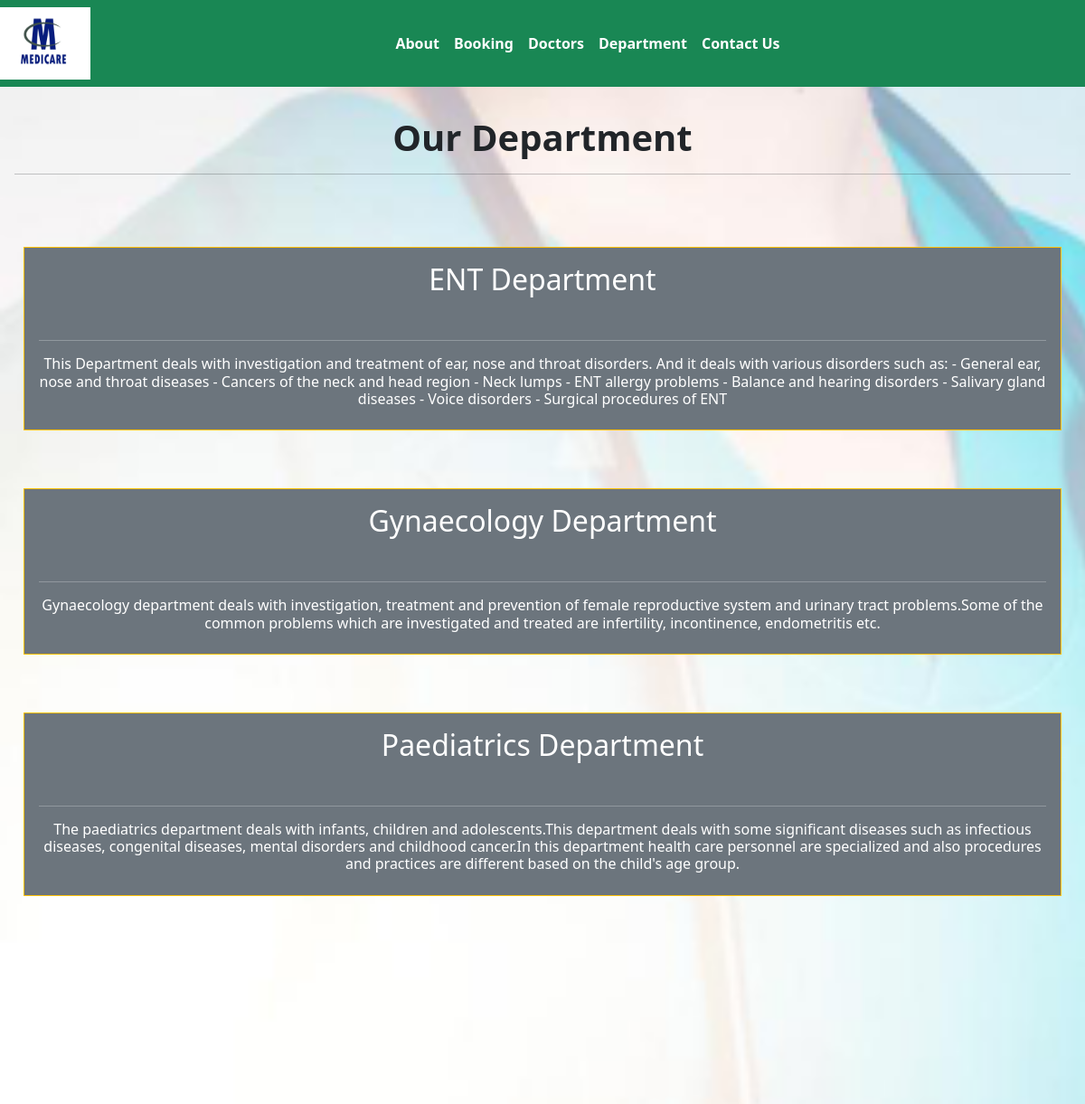
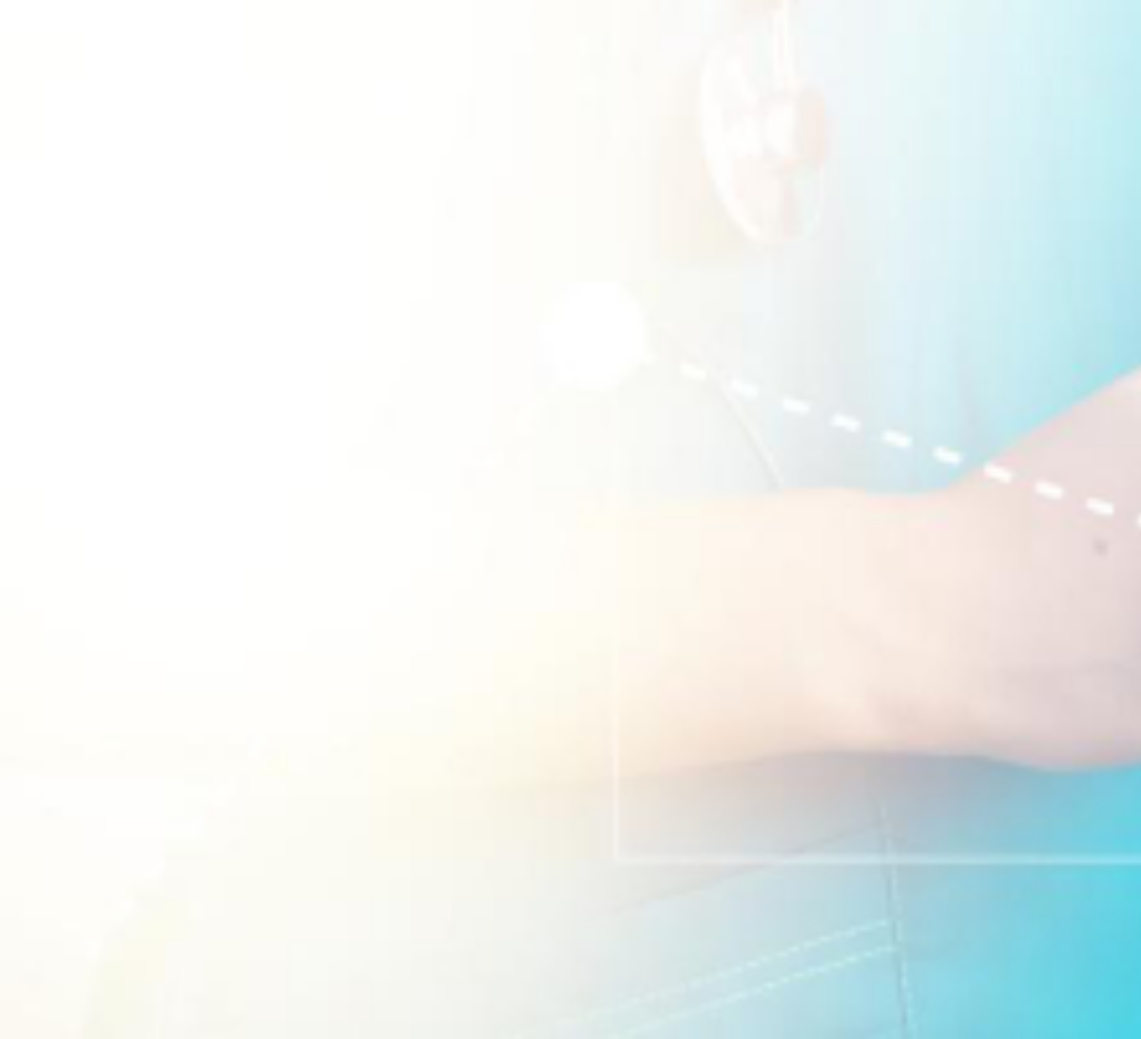
Screenshot of /department with the database file from the repository (2 pictures, top to bottom).
### home/models.py (models this page shows, shortened)
class Departments(models.Model):
    department_name = models.CharField(max_length=200)
    department_description = models.TextField()

### home/views.py (the view)
# urls.py: path('department',views.department,name= 'department'),
def department(request):
    dict_dept = {
        'dept': Departments.objects.all()
    }
    return render(request,'department.html',dict_dept)

### templates/department.html (shortened to what this page needs)
{% extends 'base.html' %}
{% block content %}
<div class="text-center  p-3 my-3">
<h1> <b>Our Department </b> </h1><hr>
</div>
{% for d in dept %}
<div class="container p-2">
    <div class="row ">
        <div class=" col mx-auto w-50 bg-secondary text-center text-white p-3 my-4 border border-warning">
            <h2 class="">{{ d.department_name }}</h2><br><hr>
            <h6>{{ d.department_description }}</h6>
            </div>
    </div>
</div>
{% endfor %}
{% endblock %}

### templates/base.html (shortened to what this page needs)
{% load static %}
<!DOCTYPE html>
<html>
  <head>
    <link rel="stylesheet"
      href=" https://cdn.jsdelivr.net/npm/bootstrap@5.1.3/dist/css/bootstrap.min.css ">
    <link rel="stylesheet"
      href="https://use.fontawesome.com/releases/v5.2.0/css/all.css">
    <link rel="stylesheet"
    href="{% static '/css/style.css' %}">
  </head>
  <body>
    <nav class="navbar bg-success navbar-expand-md ">
      <a href="{% url 'homepage'  %}"><img src="{% static 'images/medicare.webp'%}" width="100px" height="80px"></a>
      <div class="container">
        <div
          class="collapse navbar-collapse justify-content-center col-md-8 navbar-collapse-3">
          <ul class="navbar-nav justify-content-center  fw-bold">
            <li class="nav-item">
              <a class="nav-link text-white" href="{% url 'about' %}">About</a>
            </li>
            <li class="nav-item">
              <a class="nav-link text-white" href="{% url 'booking' %}">Booking</a>
            </li>
            <li class="nav-item">
              <a class="nav-link text-white" href="{% url 'doctors' %}">Doctors</a>
            </li>
			 <li class="nav-item">
              <a class="nav-link text-white" href="{% url 'department' %}">Department</a>
            </li>
            <li class="nav-item">
              <a class="nav-link text-white" href="{% url 'contact' %}">Contact Us</a>
            </li>
          </ul>
        </div>
      </div>
    </nav>
{% block content %}{% endblock %}
    <section >
      <footer class="pt-2 pb-2  bg-success text-light">
        <div class="container">
          <div class="row align-items-center">
            <div class="col-12 col-md-8">
              <h4>Emergency Contact Number: 9823456789</h4>
            </div>
            <div class="col-12 col-md-4 mt-4 mt-md-0 text-center text-md-end">
              © 2022 Medicare Hospital. All Rights Reserved
            </div>
          </div>
        </div>
      </footer>
    </section>
  </body>
</html>

### templates/department.html (style rules this page uses)
body { background-image: url('/static/images/h1.jpg'); background-repeat: no-repeat; background-attachment: fixed; background-size: cover; }

### rows the page displays
Departments: department_name "ENT Department", department_description "This Department deals with investigation and treatment of ear, nose and throat disorders. And it deals with various disorders such as: - General ear, nose and throat diseases - Cancers of the neck and head region - Neck lumps - ENT allergy problems - Balance and hearing disorders - Salivary gland diseases - Voice disorders - Surgical procedures of ENT"
Departments: department_name "Gynaecology Department", department_description "Gynaecology department deals with investigation, treatment and prevention of female reproductive system and urinary tract problems.Some of the common problems which are investigated and treated are infertility, incontinence, endometritis etc."
Departments: department_name "Paediatrics Department", department_description "The paediatrics department deals with infants, children and adolescents.This department deals with some significant diseases such as infectious diseases, congenital diseases, mental disorders and childhood cancer.In this department health care personnel are specialized and also procedures and practices are different based on the child's age group."
Departments: department_description "Oncology department deals with the investigation and treatment of cancers.In this department, cancer patients are treated with chemotherapy, radiotherapy and surgery.Doctors and nurses of this department need to be highly qualified and experienced."
Departments: department_description "This department deals with problems and treatments of the musculoskeletal system.Services include bone setting, repair of damaged bone, ligaments, tendons and replacements of bones.This department provides both inpatient and outpatient services.Outpatient services include fracture treatment, dislocated joints, musculoskeletal injuries."
Departments: department_description "This department deals with diagnosis, treatment and prevention of mental illness and disorders.Some of the services include: - Investigation, diagnosis and treatment of psychiatric illness - Providing psychological counselling - De-addiction services - Conducting IQ tests."
Departments: department_name "Anesthesiology Department", department_description "In this department, doctors administer anaesthesia to the patients before various procedures and surgeries.The different types of anaesthesia provided are - general anaesthesia , nerve plexus blocks, central neuraxial anaesthesia, IV sedation, monitored anaesthesia care."
